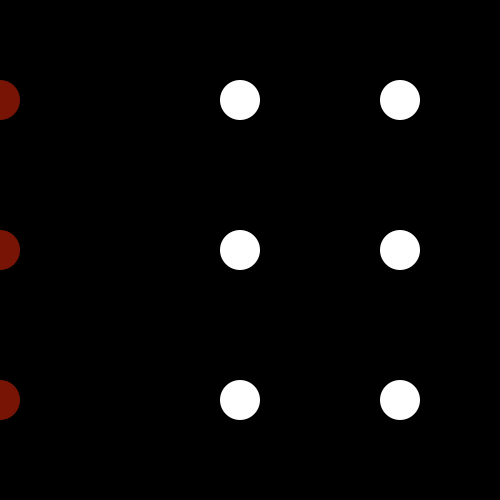
Frame 1 (no input)
Frame 60 (the mouse pressed at the canvas centre just before this capture): identical to frame 1, image omitted
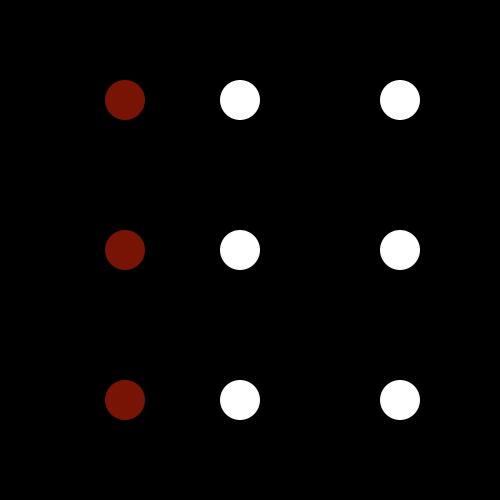
Frame 120 (the mouse held since frame 60 and released just before this capture)

The Processing sketch that drew these frames (run headless with seeded random() and noise(); from frame 60 on, the mouse is pressed at the canvas centre):

// Processing sketch: processing_119233
// ── processing_119233.pde

void setup()
{
  size(500, 500);
  background(0);
}

void draw()
{
  background(0);
  fill(255);
  noStroke();
    
  ellipse(240, 100, 40, 40);
  ellipse(400, 100, 40, 40);
  
  ellipse(240, 250, 40, 40);
  ellipse(400, 250, 40, 40);
  
  ellipse(240, 400, 40, 40);  
  ellipse(400, 400, 40, 40);
  
  
  fill(120, 20, 5);
  noStroke();
  
  ellipse(mouseX/2, 100, 40, 40);
  ellipse(mouseX/2, 250, 40, 40);
  ellipse(mouseX/2, 400, 40, 40);



}
